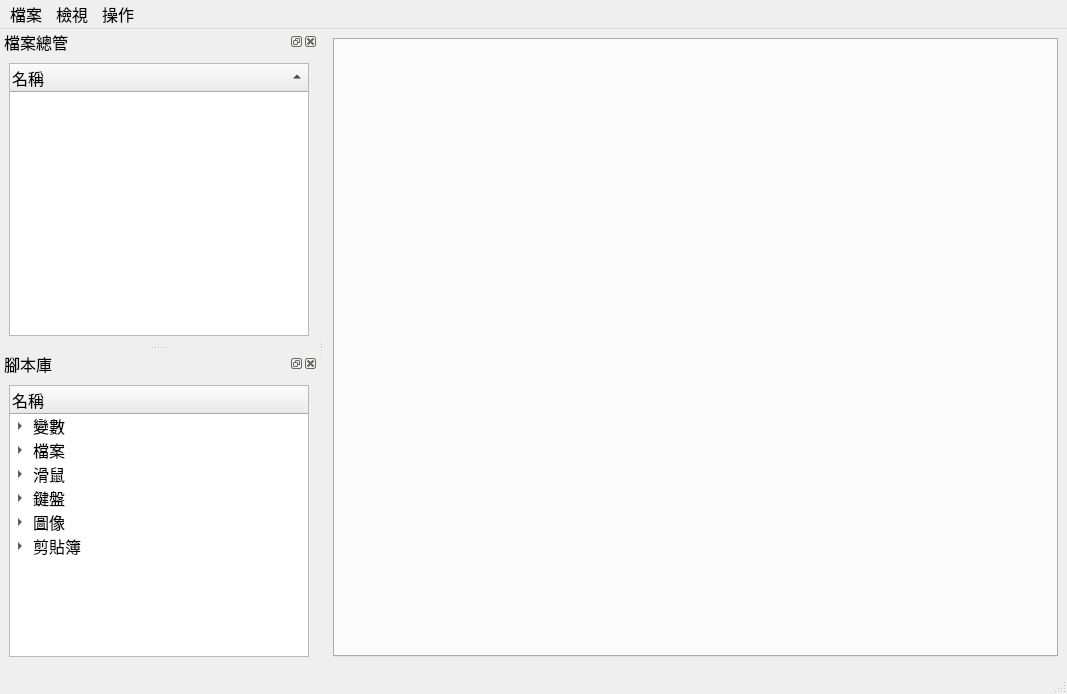
<?xml version="1.0" encoding="UTF-8"?>
<ui version="4.0">
 <class>MainWindow</class>
 <widget class="QMainWindow" name="MainWindow">
  <property name="geometry">
   <rect>
    <x>0</x>
    <y>0</y>
    <width>1067</width>
    <height>694</height>
   </rect>
  </property>
  <property name="sizePolicy">
   <sizepolicy hsizetype="Fixed" vsizetype="Preferred">
    <horstretch>0</horstretch>
    <verstretch>0</verstretch>
   </sizepolicy>
  </property>
  <property name="font">
   <font>
    <family>微軟正黑體</family>
    <pointsize>12</pointsize>
   </font>
  </property>
  <property name="windowTitle">
   <string>按鍵精靈</string>
  </property>
  <widget class="QWidget" name="centralwidget">
   <layout class="QVBoxLayout" name="verticalLayout">
    <item>
     <widget class="EditorTabWidget" name="main_script"/>
    </item>
   </layout>
  </widget>
  <widget class="QMenuBar" name="menubar">
   <property name="geometry">
    <rect>
     <x>0</x>
     <y>0</y>
     <width>1067</width>
     <height>25</height>
    </rect>
   </property>
   <widget class="QMenu" name="menu_view">
    <property name="title">
     <string>檢視</string>
    </property>
    <addaction name="action_file_explorer"/>
    <addaction name="action_script_explorer"/>
   </widget>
   <widget class="QMenu" name="menu">
    <property name="title">
     <string>檔案</string>
    </property>
    <addaction name="action_add_category"/>
    <addaction name="action_add_script"/>
    <addaction name="separator"/>
    <addaction name="action_save"/>
    <addaction name="separator"/>
    <addaction name="action_close"/>
   </widget>
   <widget class="QMenu" name="menu_2">
    <property name="title">
     <string>操作</string>
    </property>
    <addaction name="action_start_all"/>
    <addaction name="action_stop_all"/>
   </widget>
   <addaction name="menu"/>
   <addaction name="menu_view"/>
   <addaction name="menu_2"/>
  </widget>
  <widget class="QStatusBar" name="statusbar"/>
  <widget class="QDockWidget" name="file_explorer">
   <property name="allowedAreas">
    <set>Qt::LeftDockWidgetArea</set>
   </property>
   <property name="windowTitle">
    <string>檔案總管</string>
   </property>
   <attribute name="dockWidgetArea">
    <number>1</number>
   </attribute>
   <widget class="QWidget" name="dockWidgetContents">
    <layout class="QGridLayout" name="gridLayout">
     <item row="0" column="0">
      <widget class="FileExplorer" name="tree_files">
       <property name="sizePolicy">
        <sizepolicy hsizetype="Fixed" vsizetype="Expanding">
         <horstretch>0</horstretch>
         <verstretch>0</verstretch>
        </sizepolicy>
       </property>
       <property name="minimumSize">
        <size>
         <width>300</width>
         <height>0</height>
        </size>
       </property>
       <property name="editTriggers">
        <set>QAbstractItemView::EditKeyPressed</set>
       </property>
       <property name="sortingEnabled">
        <bool>true</bool>
       </property>
       <attribute name="headerDefaultSectionSize">
        <number>200</number>
       </attribute>
       <attribute name="headerShowSortIndicator" stdset="0">
        <bool>true</bool>
       </attribute>
       <attribute name="headerStretchLastSection">
        <bool>true</bool>
       </attribute>
       <column>
        <property name="text">
         <string>名稱</string>
        </property>
       </column>
      </widget>
     </item>
    </layout>
   </widget>
  </widget>
  <widget class="QDockWidget" name="script_explorer">
   <property name="allowedAreas">
    <set>Qt::LeftDockWidgetArea</set>
   </property>
   <property name="windowTitle">
    <string>腳本庫</string>
   </property>
   <attribute name="dockWidgetArea">
    <number>1</number>
   </attribute>
   <widget class="QWidget" name="dockWidgetContents_2">
    <layout class="QGridLayout" name="gridLayout_2">
     <item row="0" column="0">
      <widget class="QTreeWidget" name="tree_scripts">
       <property name="sizePolicy">
        <sizepolicy hsizetype="Minimum" vsizetype="Expanding">
         <horstretch>0</horstretch>
         <verstretch>0</verstretch>
        </sizepolicy>
       </property>
       <property name="dragEnabled">
        <bool>true</bool>
       </property>
       <column>
        <property name="text">
         <string>名稱</string>
        </property>
       </column>
       <item>
        <property name="text">
         <string>變數</string>
        </property>
        <property name="flags">
         <set>ItemIsSelectable|ItemIsDropEnabled|ItemIsUserCheckable|ItemIsEnabled</set>
        </property>
        <item>
         <property name="text">
          <string>文字</string>
         </property>
         <property name="whatsThis">
          <string notr="true">StringVariableTrigger</string>
         </property>
        </item>
        <item>
         <property name="text">
          <string>整數</string>
         </property>
         <property name="whatsThis">
          <string notr="true">IntergerVariableTrigger</string>
         </property>
        </item>
       </item>
       <item>
        <property name="text">
         <string>檔案</string>
        </property>
        <property name="flags">
         <set>ItemIsSelectable|ItemIsDropEnabled|ItemIsUserCheckable|ItemIsEnabled</set>
        </property>
        <item>
         <property name="text">
          <string>存檔</string>
         </property>
         <property name="whatsThis">
          <string notr="true">FileSaveTrigger</string>
         </property>
        </item>
        <item>
         <property name="text">
          <string>讀檔</string>
         </property>
         <property name="whatsThis">
          <string notr="true">FileLoadTrigger</string>
         </property>
        </item>
       </item>
       <item>
        <property name="text">
         <string>滑鼠</string>
        </property>
        <property name="flags">
         <set>ItemIsSelectable|ItemIsDropEnabled|ItemIsUserCheckable|ItemIsEnabled</set>
        </property>
        <item>
         <property name="text">
          <string>點擊滑鼠</string>
         </property>
         <property name="whatsThis">
          <string notr="true">MouseClickTrigger</string>
         </property>
        </item>
        <item>
         <property name="text">
          <string>滾動滑鼠</string>
         </property>
         <property name="whatsThis">
          <string notr="true">MouseScrollTrigger</string>
         </property>
        </item>
        <item>
         <property name="text">
          <string>移動滑鼠</string>
         </property>
         <property name="whatsThis">
          <string notr="true">MouseMoveTrigger</string>
         </property>
        </item>
       </item>
       <item>
        <property name="text">
         <string>鍵盤</string>
        </property>
        <property name="flags">
         <set>ItemIsSelectable|ItemIsDropEnabled|ItemIsUserCheckable|ItemIsEnabled</set>
        </property>
        <item>
         <property name="text">
          <string>點擊按鈕</string>
         </property>
         <property name="whatsThis">
          <string notr="true">KeyboardClickTrigger</string>
         </property>
        </item>
        <item>
         <property name="text">
          <string>按下快速鍵</string>
         </property>
         <property name="whatsThis">
          <string notr="true">HotkeyClickTrigger</string>
         </property>
        </item>
       </item>
       <item>
        <property name="text">
         <string>圖像</string>
        </property>
        <property name="flags">
         <set>ItemIsSelectable|ItemIsDropEnabled|ItemIsUserCheckable|ItemIsEnabled</set>
        </property>
        <item>
         <property name="text">
          <string>螢幕截圖</string>
         </property>
         <property name="whatsThis">
          <string notr="true">PrintScreenTrigger</string>
         </property>
        </item>
        <item>
         <property name="text">
          <string>圖像辨識</string>
         </property>
         <property name="whatsThis">
          <string notr="true">ScreenCheckTrigger</string>
         </property>
        </item>
       </item>
       <item>
        <property name="text">
         <string>剪貼簿</string>
        </property>
        <property name="flags">
         <set>ItemIsSelectable|ItemIsDropEnabled|ItemIsUserCheckable|ItemIsEnabled</set>
        </property>
        <item>
         <property name="text">
          <string>複製</string>
         </property>
         <property name="whatsThis">
          <string notr="true">CopyTrigger</string>
         </property>
        </item>
        <item>
         <property name="text">
          <string>貼上</string>
         </property>
         <property name="whatsThis">
          <string notr="true">PasteTrigger</string>
         </property>
        </item>
       </item>
      </widget>
     </item>
    </layout>
   </widget>
  </widget>
  <action name="action_new_script">
   <property name="text">
    <string>新建腳本</string>
   </property>
  </action>
  <action name="action_open_script">
   <property name="text">
    <string>載入腳本</string>
   </property>
  </action>
  <action name="action_save_script">
   <property name="text">
    <string>儲存腳本</string>
   </property>
  </action>
  <action name="action_file_explorer">
   <property name="text">
    <string>檔案總管</string>
   </property>
   <property name="toolTip">
    <string>AAA</string>
   </property>
   <property name="shortcut">
    <string>Ctrl+Shift+E</string>
   </property>
  </action>
  <action name="action_add_script">
   <property name="text">
    <string>新增腳本</string>
   </property>
   <property name="shortcut">
    <string>Ctrl+N</string>
   </property>
  </action>
  <action name="action_add_category">
   <property name="text">
    <string>新增類別</string>
   </property>
   <property name="shortcut">
    <string>Ctrl+M</string>
   </property>
  </action>
  <action name="action_save">
   <property name="enabled">
    <bool>false</bool>
   </property>
   <property name="text">
    <string>儲存檔案</string>
   </property>
   <property name="shortcut">
    <string>Ctrl+S</string>
   </property>
  </action>
  <action name="action_save_as">
   <property name="enabled">
    <bool>false</bool>
   </property>
   <property name="text">
    <string>另存新檔</string>
   </property>
   <property name="shortcut">
    <string>Ctrl+Shift+S</string>
   </property>
  </action>
  <action name="action_close">
   <property name="text">
    <string>結束</string>
   </property>
   <property name="shortcut">
    <string>Ctrl+Q</string>
   </property>
  </action>
  <action name="action_start_all">
   <property name="text">
    <string>一鍵啟用</string>
   </property>
   <property name="shortcut">
    <string>F5</string>
   </property>
  </action>
  <action name="action_stop_all">
   <property name="text">
    <string>一鍵停用</string>
   </property>
   <property name="shortcut">
    <string>F8</string>
   </property>
  </action>
  <action name="action_script_explorer">
   <property name="text">
    <string>腳本庫</string>
   </property>
   <property name="shortcut">
    <string>Ctrl+Shift+P</string>
   </property>
  </action>
 </widget>
 <customwidgets>
  <customwidget>
   <class>FileExplorer</class>
   <extends>QTreeWidget</extends>
   <header>ui</header>
  </customwidget>
  <customwidget>
   <class>EditorTabWidget</class>
   <extends>QTabWidget</extends>
   <header>ui</header>
   <container>1</container>
  </customwidget>
 </customwidgets>
 <resources/>
 <connections/>
</ui>
